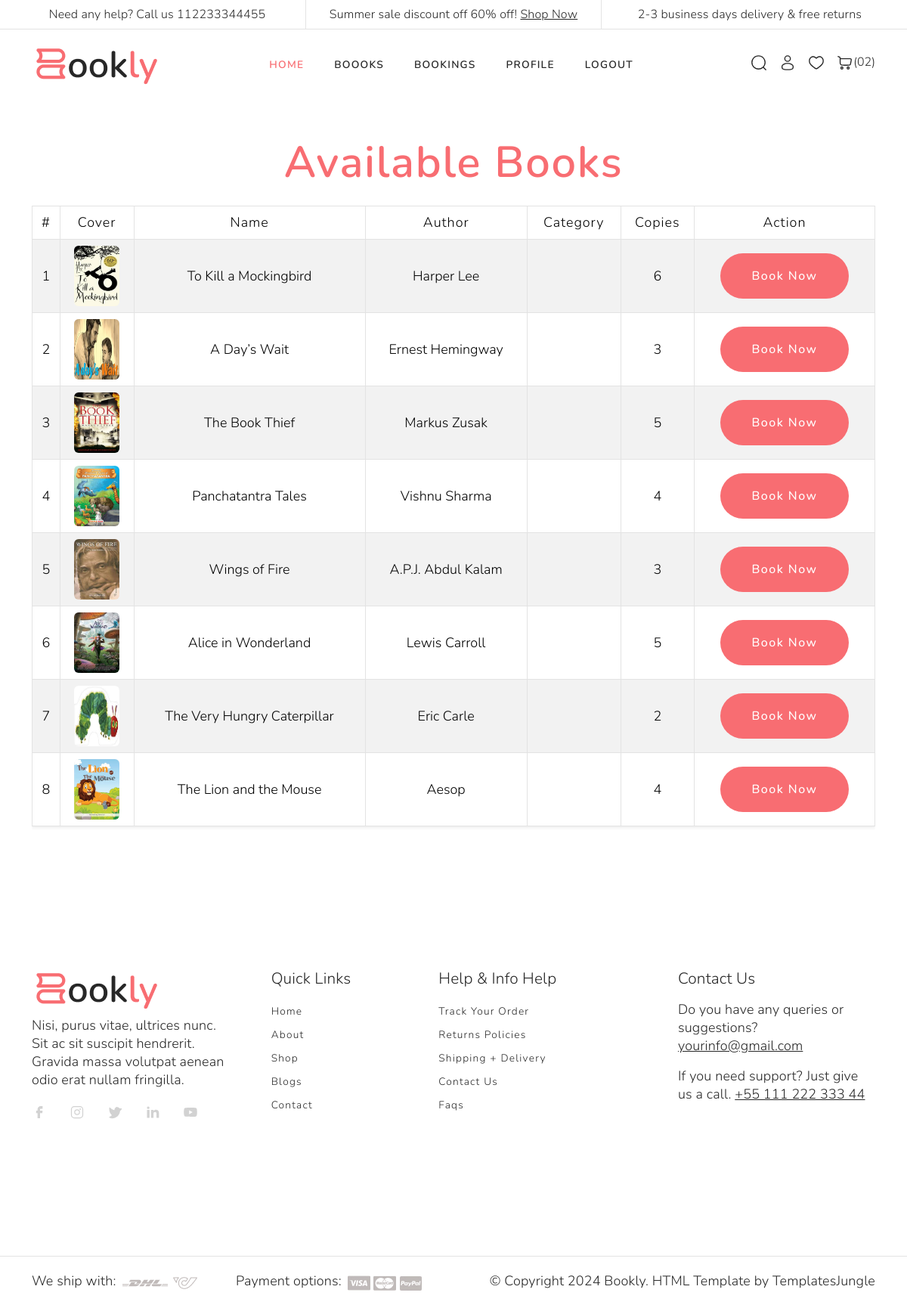
Page /viewbooks on the committed database.
### librarian/models.py (models this page shows, shortened)
class book(models.Model):
    name=models.CharField(max_length=12)
    author=models.CharField(max_length=15)
    coverphoto=models.FileField(upload_to='meadia')
    numberof_copies=models.IntegerField()
    categoryid=models.ForeignKey(category,on_delete=models.CASCADE)

### student/views.py (the view)
# urls.py: path('viewbooks',views.viewbooks,name='viewbooks'),
def viewbooks(request):
     b=book.objects.all()
     return render(request,'student/vbook.html',{'b':b})

### template/student/vbook.html (shortened to what this page needs)
{% extends 'student/page1.html' %}
{% block content %}
<div class="container my-5">
    <h2 class="text-center text-primary mb-4">Available Books</h2>
    {% if b %}
    <div class="table-responsive">
        <table class="table table-bordered table-striped align-middle shadow-sm">
            <thead class="bg-primary text-white text-center">
                <tr>
                    <th>#</th>
                    <th>Cover</th>
                    <th>Name</th>
                    <th>Author</th>
                    <th>Category</th>
                    <th>Copies</th>
                    <th>Action</th>
                </tr>
            </thead>
            <tbody>
                {% for book in b %}
                <tr class="text-center">
                    <td>{{ forloop.counter }}</td>
                    <td>
                        {% if book.coverphoto %}
                            <img src="{{ book.coverphoto.url }}" alt="Cover" class="rounded" width="60" height="80">
                        {% else %}
                            <span class="text-muted">No Image</span>
                        {% endif %}
                    </td>
                    <td>{{ book.name }}</td>
                    <td>{{ book.author }}</td>
                    <td>{{ book.categoryid.categoryname }}</td>
                    <td>{{ book.numberof_copies }}</td>
                    <td>
                        {% if book.numberof_copies > 0 %}
                            <a href="{% url 'bookingbook' book.id %}" class="btn btn-sm btn-primary">Book Now</a>
                        {% else %}
                            <span class="btn btn-sm btn-secondary disabled">Out of Stock</span>
                        {% endif %}
                    </td>
                </tr>
                {% endfor %}
            </tbody>
        </table>
    </div>
    {% else %}
        <p class="text-center text-muted mt-5">No books available right now.</p>
    {% endif %}
</div>
{% endblock %}

### static/Bookly-1.0.0/style.css (style rules this page uses)
:root { --accent-color: #717171; --white-color: #fff; --black-color: #272727; --gray-color: #F3F3F3; --gray-color-200: #E3E3E3; --gray-color-300: #E0E0E0; --gray-color-500: #D0D0D0; --gray-color-800: #3A3A3A; --light-gray-color: #D2D2D2; --primary-color: #F86D72; --bs-body-color: #272727; --bs-secondary-color: #FFE8F0; --bs-secondary-rgb: 255, 232, 240; --bs-primary-rgb: 248,109,114; --bs-border-color: #E3E3E3; --bs-dropdown-link-active-bg: #F5F5F5; --light-color: #F8F8F8; --light-blue-color: #EDF1F3; --navbar-color-color: #131814; --swiper-theme-color: #4A4A4A; --swiper-pagination-color: #4A4A4A; --bs-box-shadow: 0 0.2rem 0.6rem rgba(0, 0, 0, 0.08); --bs-btn-font-size: 1rem; }
:root { --body-font : "Nunito", sans-serif; --heading-font : "Nunito", sans-serif; }
*, *::before, *::after { -webkit-box-sizing: border-box; -moz-box-sizing: border-box; box-sizing: border-box; }
html { box-sizing: border-box; }
body { font-family: var(--body-font); font-size: 18px; font-weight: 300; margin: 0; }
a { color: var(--black-color); text-decoration: none; transition: 0.3s color ease-out; }
h1, h2, h3, h4, h5, h6 { font-family: var(--heading-font); text-transform: capitalize; letter-spacing: 0.03em; font-weight: 600; line-height: 115%; }
h2 { font-size: 3.6rem; }
.btn { font-weight: 500; text-transform: capitalize; letter-spacing: 0.09em; color: var(--white-color); background-color: var(--primary-color); border: none; padding: 1.125rem 2.625rem; font-size: 1rem; border-radius: 200px; cursor: pointer; }
th { font-weight: 300; letter-spacing: 0.06rem; }

### rows in the picture
book: coverphoto (picture), name "To Kill a Mockingbird", author "Harper Lee", numberof_copies "6", shows "Book Now"
book: coverphoto (picture), name "A Day’s Wait", author "Ernest Hemingway", numberof_copies "3", shows "Book Now"
book: coverphoto (picture), name "The Book Thief", author "Markus Zusak", numberof_copies "5", shows "Book Now"
book: coverphoto (picture), name "Panchatantra Tales", author "Vishnu Sharma", numberof_copies "4", shows "Book Now"
book: coverphoto (picture), name "Wings of Fire", author "A.P.J. Abdul Kalam", numberof_copies "3", shows "Book Now"
book: coverphoto (picture), name "Alice in Wonderland", author "Lewis Carroll", numberof_copies "5", shows "Book Now"
book: coverphoto (picture), name "The Very Hungry Caterpillar", author "Eric Carle", numberof_copies "2", shows "Book Now"
book: coverphoto (picture), name "The Lion and the Mouse", author "Aesop", numberof_copies "4", shows "Book Now"
